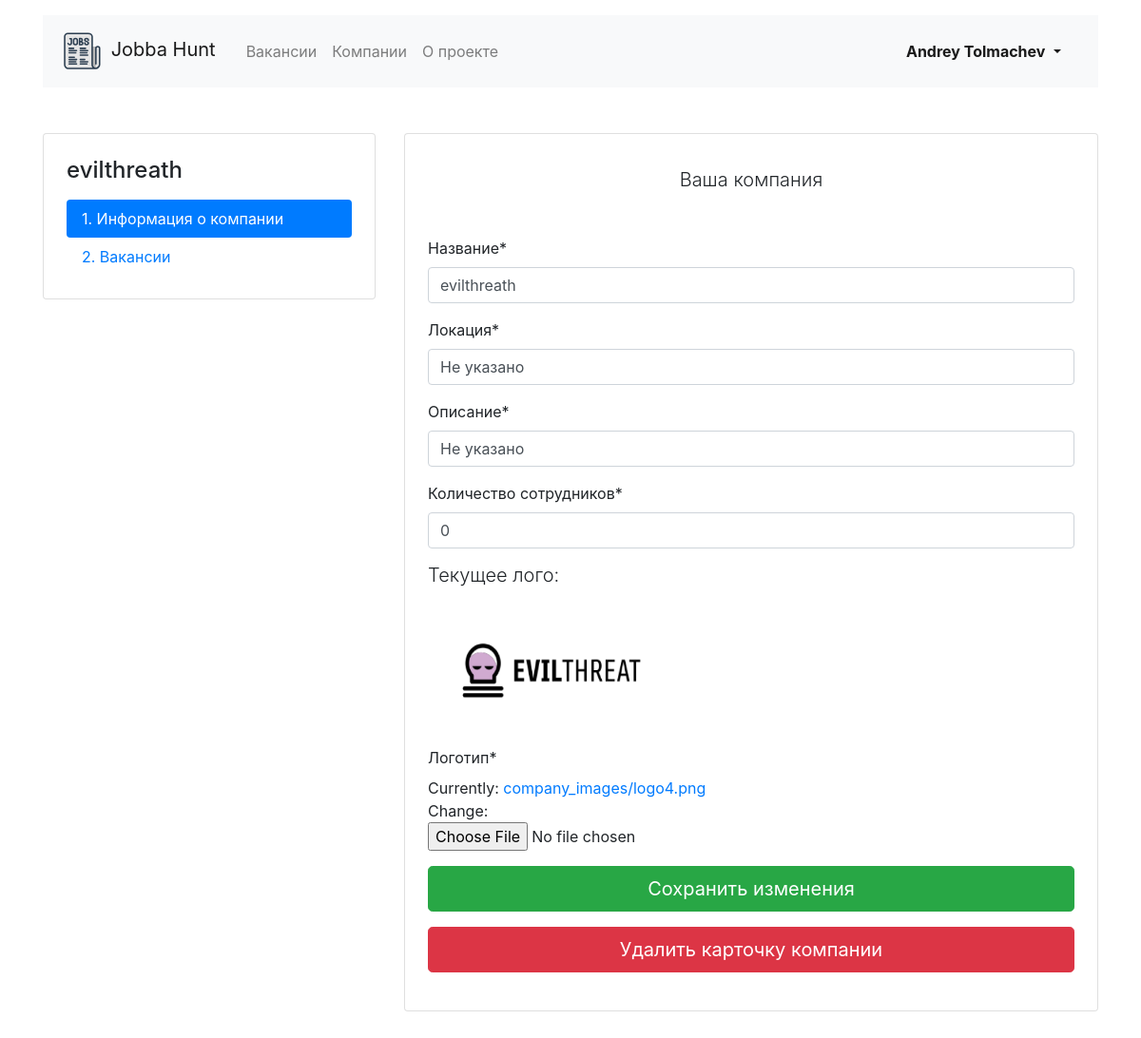
The app's page /mycompany/edit/ (signed in) with its own data.
### accounts/models.py (models this page shows, shortened)
class CustomUser(AbstractUser):
    username = None
    first_name = models.CharField(max_length=128, blank=False, null=False)
    last_name = models.CharField(max_length=128, blank=False, null=False)
    email = models.EmailField(_('email address'), unique=True)
    USERNAME_FIELD = 'email'
    REQUIRED_FIELDS = ['first_name', 'last_name']
    objects = CustomUserManager()
    def get_full_name(self):
        full_name = '%s %s' % (self.first_name, self.last_name)
        return full_name.strip()

### jobs/models.py (models this page shows, shortened)
class Company(models.Model):
    name = models.CharField(max_length=64)
    location = models.CharField(max_length=64)
    logo = models.ImageField(upload_to=settings.MEDIA_COMPANY_IMAGE_DIR)
    description = models.CharField(max_length=256)
    employee_count = models.PositiveIntegerField()
    owner = models.OneToOneField('accounts.CustomUser',
                                 on_delete=models.CASCADE,
                                 related_name='company',
                                 default=None,
                                 null=True)

### accounts/views.py (the view, shortened to what this page needs)
# urls.py: path('mycompany/edit/', UserCompanyEditView.as_view(), name='user_company_edit'),
class UserCompanyEditView(View):
    template_name = "accounts/user_company_edit.html"
    @method_decorator(login_required)
    def get(self, request):
        if not hasattr(request.user, 'company'):
            return redirect('user_company')
        company = request.user.company
        form = CompanyForm(initial={
            'name': company.name,
            'location': company.location,
            'logo': company.logo,
            'description': company.description,
            'employee_count': company.employee_count,
        })
        return render(
            request,
            self.template_name,
            context={
                'form': form,
                'logo_url': company.logo.url
            }
        )

### jobs/forms.py
class CompanyForm(forms.ModelForm):
    class Meta:
        model = Company
        fields = (
            'name',
            'location',
            'logo',
            'description',
            'employee_count',
        )
        labels = {
            'name': "Название",
            'location': "Локация",
            'logo': "Логотип",
            'description': "Описание",
            'employee_count': "Количество сотрудников",
        }

### templates/accounts/user_company_edit.html (shortened to what this page needs)
{% extends 'base_with_menu.html' %}
{% block content %}
{% load static %}
{% load crispy_forms_tags %}
<main class="container mt-3 pb-5">
    <div class="row mt-5">
        <div class="col-12 col-lg-4">
            <aside class="pt-3 pb-4 px-4 mb-5 card">
                <h1 class="h4 pt-2 pb-2">{{ request.user.company.name }}</h1>
                <div class="nav flex-column nav-pills" id="v-pills-tab" role="tablist" aria-orientation="vertical">
                    <a class="nav-link active" href="{% url 'user_company' %}">1. Информация о&nbsp;компании</a>
                    <a class="nav-link" href="{% url 'user_company_vacancies' %}">2. Вакансии</a>
                </div>
            </aside>
        </div>
        <div class="col-12 col-lg-8">
            <div class="card">
                <div class="card-body px-4 pb-4">
                    <div class="text-center mt-3 b-1">
                        <p class="h5 font-weight-light">Ваша компания</p>
                    </div>
                    <div class="mt-5 form-label-group">
                        <form method="post" action="" enctype="multipart/form-data">
                            {{ form.name|as_crispy_field }}
                            {{ form.location|as_crispy_field }}
                            {{ form.description|as_crispy_field }}
                            {{ form.employee_count|as_crispy_field }}
                            {% if logo_url %}
                            <p class="h5 font-weight-light">Текущее лого:</p>
                            <img src="{{ logo_url }}" width="260" height="160" alt="">
                            {% endif %}
                            {{ form.logo|as_crispy_field }}
                            <button type="submit" class="btn btn-success btn-lg btn-block">Сохранить изменения</button>
                        </form>
                        <div class="my-3 form-label-group">
                            <form method="post" action="{% url 'user_company_delete' %}" enctype="multipart/form-data">
                                <button type="submit" class="btn btn-danger btn-lg btn-block">Удалить карточку
                                    компании</button>
                            </form>
                        </div>
                    </div>
                </div>
            </div>
        </div>
    </div>
</main>
{% endblock %}

### templates/base_with_menu.html (shortened to what this page needs)
{% extends 'base.html' %}
{% block menu %}
{% load static %}
<header class="container mt-3">
    <nav class="navbar navbar-expand-lg navbar-light bg-light">
        <a class="navbar-brand mr-4" href="{% url 'main' %}">
            <img src="{% static "menu/jobs.svg" %}" width="50" height="50" alt=" ">
            Jobba Hunt
        </a>
        <div class="collapse navbar-collapse justify-content-between" id="navbarNav">
            <ul class="navbar-nav col-10">
                <li class="nav-item {% if request.resolver_match.url_name == "vacancies" %}active{% endif %}">
                    <a class="nav-link" href="{% url 'vacancies' %}">Вакансии</a>
                </li>
                <li class="nav-item {% if request.resolver_match.url_name == "companies" %}active{% endif %}">
                    <a class=" nav-link" href="{% url 'companies' %}">Компании</a>
                </li>
                <li class="nav-item">
                    <a class="nav-link" href="{% url 'about' %}">О проекте</a>
                </li>
            </ul>
            <ul class="navbar-nav col-2 justify-content-end">
                {% if user.is_authenticated %}
                <li class="nav-item active dropdown">
                    <a href="#" class="nav-link dropdown-toggle" data-toggle="dropdown"><b
                            class="caret">{{ user.get_full_name }}</b>
                    </a>
                </li>
                {% else %}
                <li class="nav-item active">
                    <a href="{% url 'login' %}" class="nav-link font-weight-bold">Вход</a>
                </li>
                {% endif %}
            </ul>
        </div>
    </nav>
</header>
{% endblock %}

### records on screen
CustomUser: get_full_name "Andrey Tolmachev", user.company.name "evilthreath"
Company: name "evilthreath", location "Не указано", description "Не указано", employee_count "0"
